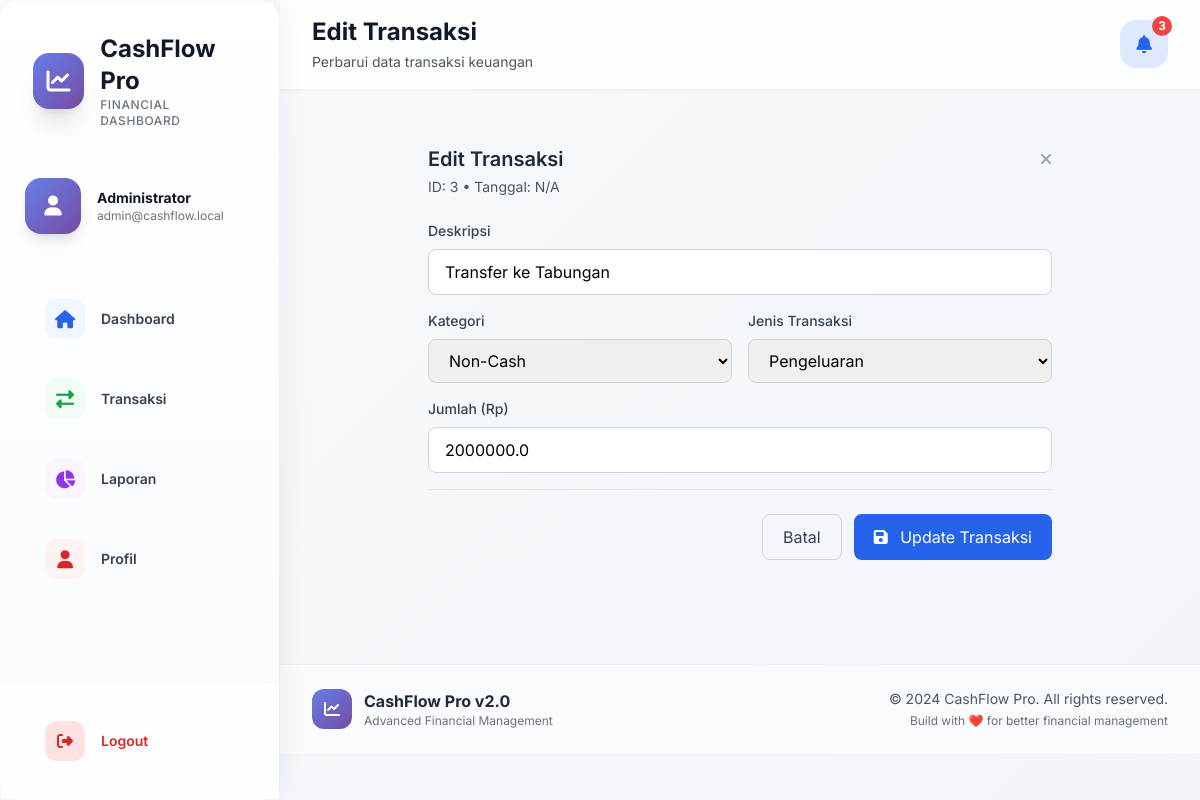
Page /edit_transaction/3 (signed in) on the committed database.
### tables this page shows
CREATE TABLE users (
        id INTEGER PRIMARY KEY AUTOINCREMENT,
        username TEXT UNIQUE NOT NULL,
        email TEXT,
        password TEXT NOT NULL,
        full_name TEXT,
        created_at TIMESTAMP DEFAULT CURRENT_TIMESTAMP
    );

CREATE TABLE transactions (
        id INTEGER PRIMARY KEY AUTOINCREMENT,
        user_id INTEGER NOT NULL,
        description TEXT NOT NULL,
        category TEXT NOT NULL,
        transaction_type TEXT NOT NULL,
        amount REAL NOT NULL,
        transaction_date TIMESTAMP DEFAULT CURRENT_TIMESTAMP,
        FOREIGN KEY (user_id) REFERENCES users (id)
    );

### app.py (the view)
@app.route('/edit_transaction/<int:id>')
@login_required
def edit_transaction(id):
    conn = get_db_connection()
    c = conn.cursor()
    c.execute('SELECT * FROM transactions WHERE id = ? AND user_id = ?', (id, current_user.id))
    transaction = c.fetchone()
    if not transaction:
        flash('Transaksi tidak ditemukan!', 'danger')
        return redirect(url_for('transactions'))
    transaction_dict = {
        'id': transaction['id'],
        'description': transaction['description'],
        'category': transaction['category'],
        'transaction_type': transaction['transaction_type'],
        'amount': transaction['amount']
    }
    conn.close()
    return render_template('edit.html', data=transaction_dict, format_rupiah=format_rupiah)

### app.py (called while the page is built)
@login_manager.user_loader
def load_user(user_id):
    conn = sqlite3.connect('cashflow.db')
    c = conn.cursor()
    c.execute('SELECT id, username, email, full_name FROM users WHERE id = ?', (user_id,))
    user = c.fetchone()
    conn.close()
    if user:
        return User(user[0], user[1], user[2], user[3])
    return None

def get_db_connection():
    conn = sqlite3.connect('cashflow.db')
    conn.row_factory = sqlite3.Row
    return conn

### templates/edit.html (shortened to what this page needs)
{% extends 'base.html' %}
{% block page_title %}Edit Transaksi{% endblock %}
{% block page_subtitle %}Perbarui data transaksi keuangan{% endblock %}
{% block content %}
<div class="max-w-2xl mx-auto">
    <div class="card">
        <div class="p-6">
            <div class="mb-6">
                <div class="flex justify-between items-center">
                    <h3 class="text-xl font-semibold text-gray-800">Edit Transaksi</h3>
                    <a href="{{ url_for('transactions') }}" class="text-gray-400 hover:text-gray-600">
                        <i class="fas fa-times"></i>
                    </a>
                </div>
                <p class="text-sm text-gray-600 mt-1">
                    ID: {{ data.id }} •
                    Tanggal: {{ data.transaction_date.strftime('%d/%m/%Y %H:%M') if data.transaction_date else 'N/A' }}
                </p>
            </div>
            <form method="POST" action="{{ url_for('edit_transaction', id=data.id) }}" class="space-y-4">
                <div>
                    <label class="block text-sm font-medium text-gray-700 mb-2">Deskripsi</label>
                    <input type="text" name="description" value="{{ data.description }}"
                           class="w-full border border-gray-300 rounded-lg px-4 py-2.5 focus:ring-2 focus:ring-blue-500 focus:border-transparent"
                           required>
                </div>
                <div class="grid grid-cols-1 md:grid-cols-2 gap-4">
                    <div>
                        <label class="block text-sm font-medium text-gray-700 mb-2">Kategori</label>
                        <select name="category" class="w-full border border-gray-300 rounded-lg px-4 py-2.5">
                            <option value="non_cash" {% if data.category == 'non_cash' %}selected{% endif %}>Non-Cash</option>
                        </select>
                    </div>
                    <div>
                        <label class="block text-sm font-medium text-gray-700 mb-2">Jenis Transaksi</label>
                        <select name="transaction" class="w-full border border-gray-300 rounded-lg px-4 py-2.5">
                            <option value="expenditure" {% if data.transaction_type == 'expenditure' %}selected{% endif %}>Pengeluaran</option>
                        </select>
                    </div>
                </div>
                <div>
                    <label class="block text-sm font-medium text-gray-700 mb-2">Jumlah (Rp)</label>
                    <input type="number" step="0.01" name="amount" value="{{ data.amount }}" min="0"
                           class="w-full border border-gray-300 rounded-lg px-4 py-2.5 focus:ring-2 focus:ring-blue-500 focus:border-transparent"
                           required>
                </div>
                <div class="flex justify-end gap-3 pt-6 border-t">
                    <a href="{{ url_for('transactions') }}" class="px-5 py-2.5 border border-gray-300 text-gray-700 rounded-lg hover:bg-gray-50">
                        Batal
                    </a>
                    <button type="submit" class="px-5 py-2.5 bg-blue-600 text-white rounded-lg hover:bg-blue-700">
                        <i class="fas fa-save mr-2"></i> Update Transaksi
                    </button>
                </div>
            </form>
        </div>
    </div>
</div>
{% endblock %}

### templates/base.html (shortened to what this page needs)
<!DOCTYPE html>
<html lang="id">
<head>
    <script src="https://cdn.tailwindcss.com"></script>
    <link rel="stylesheet" href="https://cdnjs.cloudflare.com/ajax/libs/font-awesome/6.4.0/css/all.min.css">
</head>
<body class="font-inter bg-gray-50">
    {% if current_user.is_authenticated %}
    <aside id="sidebar" class="sidebar glass-card">
        <div class="p-8 pb-6 border-b border-gray-100/50">
            <div class="flex items-center space-x-4">
                <div class="w-14 h-14 gradient-primary rounded-2xl flex items-center justify-center shadow-xl animate-float">
                    <i class="fas fa-chart-line text-white text-2xl"></i>
                </div>
                <div>
                    <h1 class="text-2xl font-bold text-gray-900">CashFlow Pro</h1>
                    <p class="text-xs text-gray-500 font-medium tracking-wider">FINANCIAL DASHBOARD</p>
                </div>
            </div>
        </div>
        <div class="p-6 border-b border-gray-100/50">
            <div class="flex items-center space-x-4">
                <div class="w-14 h-14 gradient-primary rounded-2xl flex items-center justify-center shadow-lg">
                    <i class="fas fa-user text-white text-xl"></i>
                </div>
                <div class="flex-1 min-w-0">
                    <p class="text-sm font-bold text-gray-900 truncate">{{ current_user.full_name or current_user.username }}</p>
                    <p class="text-xs text-gray-500 truncate">{{ current_user.email or 'No email' }}</p>
                </div>
            </div>
        </div>
        <nav class="p-6">
            <div class="space-y-2">
                <a href="{{ url_for('dashboard') }}"
                   class="nav-item flex items-center space-x-4 px-5 py-4 rounded-2xl text-gray-700 hover:text-blue-600 {% if request.endpoint == 'dashboard' %}active{% endif %}">
                    <div class="w-10 h-10 rounded-xl flex items-center justify-center {% if request.endpoint == 'dashboard' %}bg-white/20{% else %}bg-blue-50 text-blue-600{% endif %}">
                        <i class="fas fa-home text-lg"></i>
                    </div>
                    <span class="text-sm font-semibold">Dashboard</span>
                </a>
                <a href="{{ url_for('transactions') }}"
                   class="nav-item flex items-center space-x-4 px-5 py-4 rounded-2xl text-gray-700 hover:text-blue-600 {% if request.endpoint == 'transactions' %}active{% endif %}">
                    <div class="w-10 h-10 rounded-xl flex items-center justify-center {% if request.endpoint == 'transactions' %}bg-white/20{% else %}bg-green-50 text-green-600{% endif %}">
                        <i class="fas fa-exchange-alt text-lg"></i>
                    </div>
                    <span class="text-sm font-semibold">Transaksi</span>
                </a>
                <a href="{{ url_for('reports') }}"
                   class="nav-item flex items-center space-x-4 px-5 py-4 rounded-2xl text-gray-700 hover:text-blue-600 {% if request.endpoint == 'reports' %}active{% endif %}">
                    <div class="w-10 h-10 rounded-xl flex items-center justify-center {% if request.endpoint == 'reports' %}bg-white/20{% else %}bg-purple-50 text-purple-600{% endif %}">
                        <i class="fas fa-chart-pie text-lg"></i>
                    </div>
                    <span class="text-sm font-semibold">Laporan</span>
                </a>
                <a href="{{ url_for('profile') }}"
                   class="nav-item flex items-center space-x-4 px-5 py-4 rounded-2xl text-gray-700 hover:text-blue-600 {% if request.endpoint == 'profile' %}active{% endif %}">
                    <div class="w-10 h-10 rounded-xl flex items-center justify-center {% if request.endpoint == 'profile' %}bg-white/20{% else %}bg-red-50 text-red-600{% endif %}">
                        <i class="fas fa-user text-lg"></i>
                    </div>
                    <span class="text-sm font-semibold">Profil</span>
                </a>
            </div>
        </nav>
        <div class="absolute bottom-0 left-0 right-0 p-6 border-t border-gray-100/50 bg-white/80 backdrop-blur-sm">
            <a href="{{ url_for('logout') }}"
               class="nav-item flex items-center space-x-4 px-5 py-3.5 rounded-2xl text-red-600 hover:bg-red-50 hover:shadow-sm">
                <div class="w-10 h-10 rounded-xl bg-red-100 flex items-center justify-center">
                    <i class="fas fa-sign-out-alt"></i>
                </div>
                <span class="text-sm font-semibold">Logout</span>
            </a>
        </div>
    </aside>
    {% endif %}
    <main class="main-content min-h-screen">
        {% if current_user.is_authenticated %}
        <header class="sticky top-0 z-40 glass-nav shadow-sm">
            <div class="px-8 py-4">
                <div class="flex justify-between items-center">
                    <div>
                        <h2 class="text-2xl font-bold text-gray-900 animate-fade-in">
                            {% block page_title %}{% endblock %}
                        </h2>
                        <p class="text-sm text-gray-600 mt-1">
                            {% block page_subtitle %}{% endblock %}
                        </p>
                    </div>
                    <div class="flex items-center space-x-4">
                        <div class="relative">
                            <div class="w-12 h-12 rounded-2xl bg-gradient-to-br from-blue-100 to-indigo-100 flex items-center justify-center cursor-pointer hover:shadow-lg transition-all duration-300">
                                <i class="fas fa-bell text-blue-600 text-lg"></i>
                                <span class="absolute -top-1 -right-1 w-5 h-5 bg-red-500 rounded-full flex items-center justify-center text-xs text-white font-bold">3</span>
                            </div>
                        </div>
                    </div>
                </div>
            </div>
        </header>
        {% endif %}
        <div class="p-6 md:p-8">
            {% block content %}{% endblock %}
        </div>
        {% if current_user.is_authenticated %}
        <footer class="mt-12 px-8 py-6 border-t border-gray-200/50 bg-white/50">
            <div class="max-w-7xl mx-auto">
                <div class="flex flex-col md:flex-row justify-between items-center">
                    <div class="flex items-center space-x-3 mb-4 md:mb-0">
                        <div class="w-10 h-10 gradient-primary rounded-xl flex items-center justify-center">
                            <i class="fas fa-chart-line text-white"></i>
                        </div>
                        <div>
                            <p class="font-bold text-gray-800">CashFlow Pro v2.0</p>
                            <p class="text-xs text-gray-500">Advanced Financial Management</p>
                        </div>
                    </div>
                    <div class="text-center md:text-right">
                        <p class="text-sm text-gray-600">© 2024 CashFlow Pro. All rights reserved.</p>
                        <p class="text-xs text-gray-500 mt-1">Build with ❤️ for better financial management</p>
                    </div>
                </div>
            </div>
        </footer>
        {% endif %}
    </main>
</body>
</html>

### templates/base.html (style rules this page uses)
* { font-family: 'Inter', sans-serif; }
body { background: linear-gradient(135deg, #f8fafc 0%, #f1f5f9 100%); }
.glass-card { background: rgba(255, 255, 255, 0.95); backdrop-filter: blur(10px); border: 1px solid rgba(255, 255, 255, 0.2); box-shadow: 0 8px 32px rgba(0, 0, 0, 0.08); border-radius: 20px; }
.glass-nav { background: rgba(255, 255, 255, 0.8); backdrop-filter: blur(10px); border-bottom: 1px solid rgba(255, 255, 255, 0.3); }
.gradient-primary { background: linear-gradient(135deg, #667eea 0%, #764ba2 100%); }
.sidebar { width: 280px; height: 100vh; position: fixed; left: 0; top: 0; z-index: 50; transform: translateX(-100%); transition: transform 0.4s cubic-bezier(0.4, 0, 0.2, 1); background: linear-gradient(180deg, #ffffff 0%, #f8fafc 100%); box-shadow: 5px 0 30px rgba(0, 0, 0, 0.05); border-right: 1px solid rgba(0, 0, 0, 0.05); }
.main-content { margin-left: 0; transition: margin-left 0.4s cubic-bezier(0.4, 0, 0.2, 1); min-height: 100vh; }
@media (min-width: 1024px) { .sidebar { transform: translateX(0); } }
@media (min-width: 1024px) { .main-content { margin-left: 280px; } }
.nav-item { transition: all 0.2s ease; border-radius: 12px; }
.animate-float { animation: float 3s ease-in-out infinite; }

### rows in the picture
users: full_name "Administrator", email "admin@cashflow.local"
transactions: id "3", description "Transfer ke Tabungan", category "Non-Cash", transaction "Pengeluaran", amount "2000000.0"
